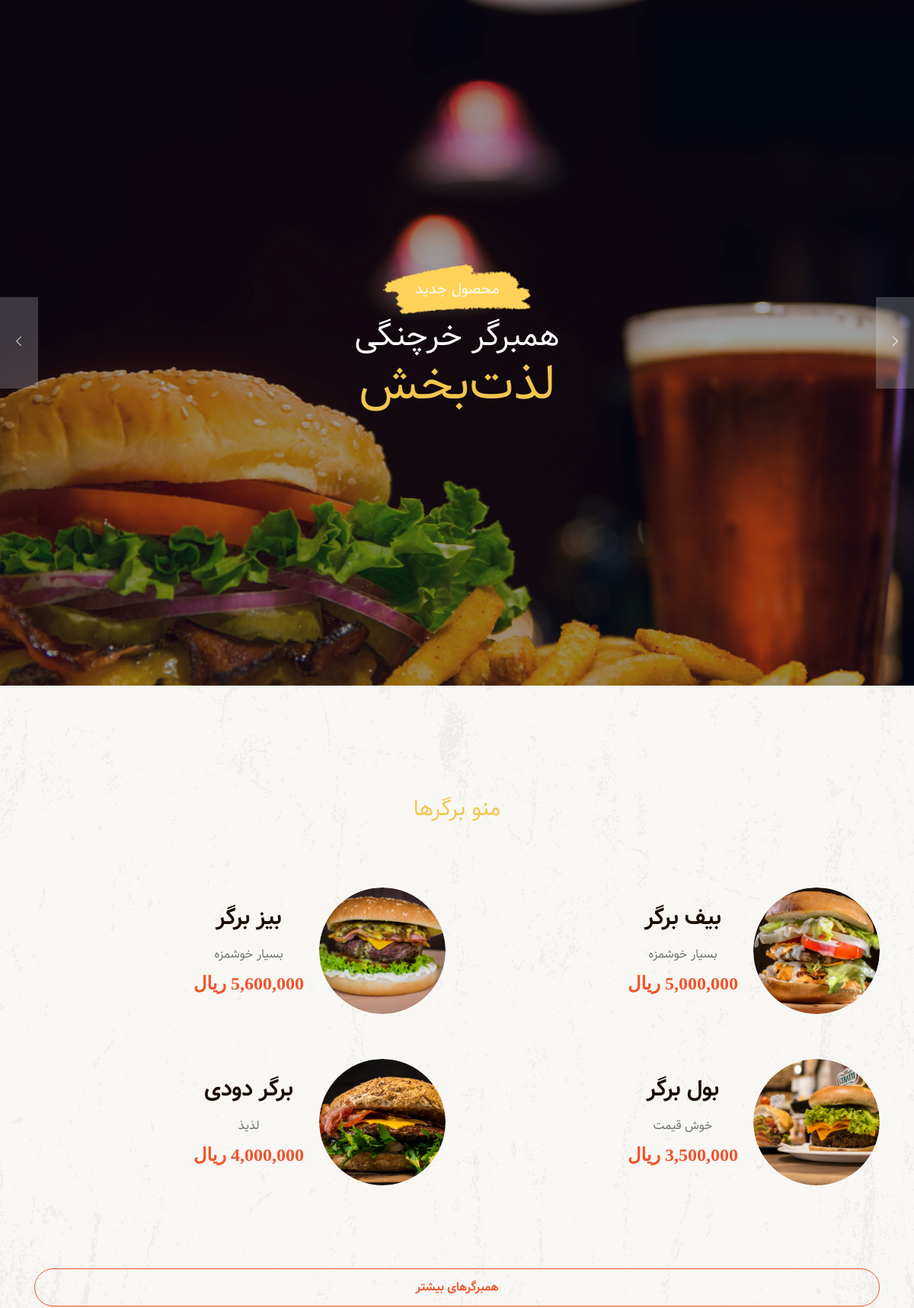
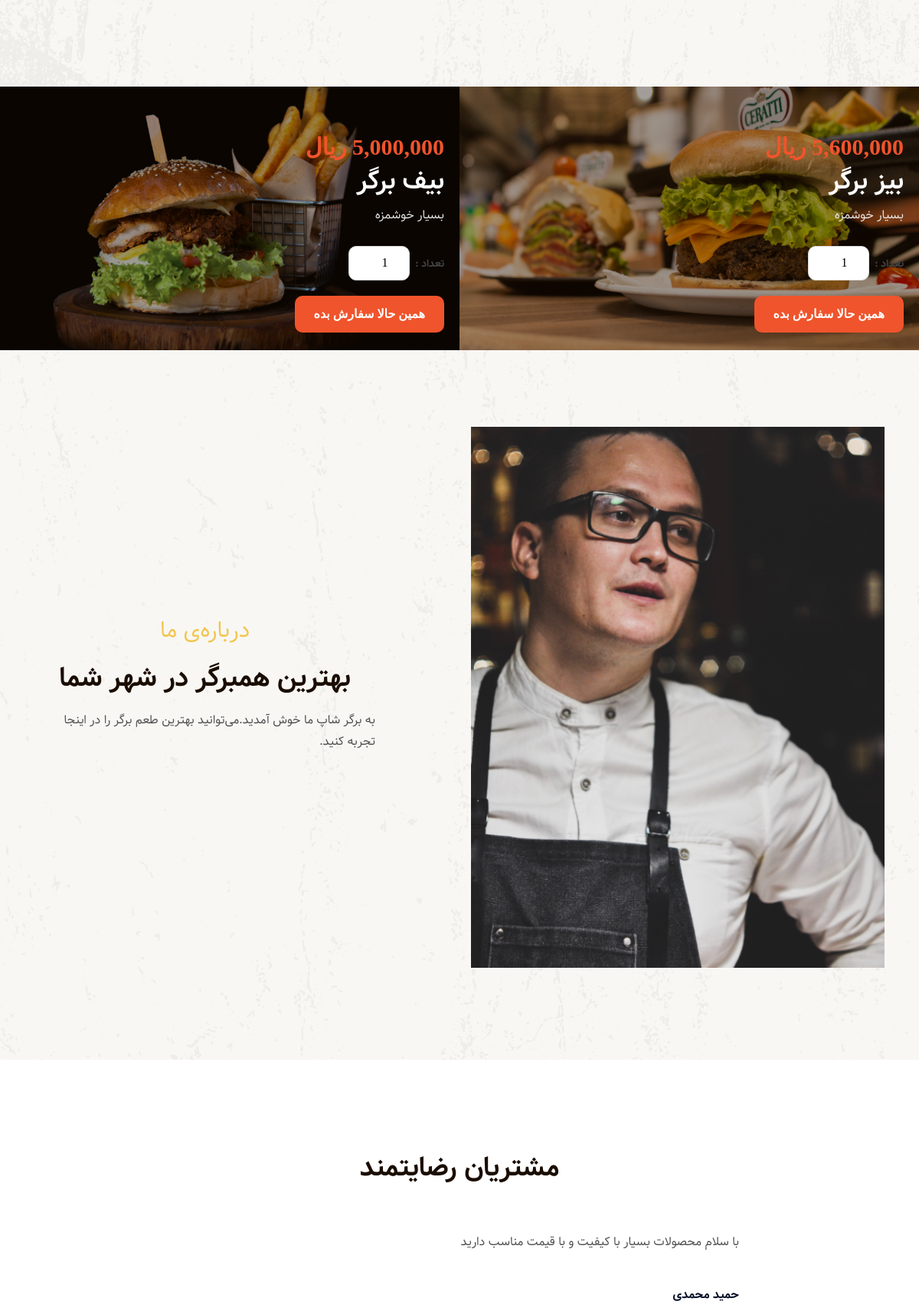
The page / (upper part) on the database its author committed (2 pictures, top to bottom).
### site_module/models.py (models this page shows, shortened)
class Slider(models.Model):
    title=models.CharField(max_length=100,verbose_name="عنوان اسلایدر")
    name=models.CharField(max_length=100,verbose_name="نام محصول")
    short_description=models.CharField(max_length=300,verbose_name="توضیحات کوتاه")
    image=models.ImageField(upload_to='images/sliders',verbose_name="تصویر اسلایدر")
    is_active=models.BooleanField(verbose_name="فعال/غیرفعال")
    class Meta:
        verbose_name="اسلایدر"
        verbose_name_plural="اسلایدر‌ها"

class SiteSetting(models.Model):
    logo=models.ImageField(upload_to="images/site_setting",verbose_name="لوگو سایت")
    url=models.URLField(verbose_name="نشانی سایت")
    phone=models.CharField(null=True,blank=True,verbose_name="شماره تماس")
    email=models.EmailField(null=True,blank=True,verbose_name="ایمیل")
    address=models.CharField(max_length=100,verbose_name='آدرس شعبه اصلی')
    introduction_text=models.CharField(null=True,blank=True,max_length=300,verbose_name="معرفی سایت")
    about_us_text=models.TextField(null=True,blank=True,verbose_name="متن درباره‌ی ما")
    intro_image=models.ImageField(null=True,upload_to='images/site_setting',verbose_name="تصویر معرفی سایت")
    copy_right=models.TextField(max_length=500,verbose_name="متن کپی‌رایت")
    is_main_setting=models.BooleanField(verbose_name="تنظیمات اصلی")
    class Meta:
        verbose_name="تنظیمات سایت"
        verbose_name_plural="تنظیمات"

### product_module/models.py (models this page shows, shortened)
class Burger(models.Model):
    name=models.CharField(max_length=100,verbose_name="نام محصول")
    price=models.IntegerField(verbose_name="قیمت محصول")
    image=models.ImageField(upload_to="images/products",verbose_name="تصویر محصول")
    short_description=models.CharField(max_length=300,null=True,verbose_name="توضیحات محصول")
    is_active=models.BooleanField(verbose_name='موجود/غیرموجود')
    is_popular=models.BooleanField(verbose_name="پرطرفدار")
    class Meta:
        verbose_name="محصول"
        verbose_name_plural="محصولات"

### home_module/models.py (models this page shows, shortened)
class Comment(models.Model):
    first_name=models.CharField(null=True,max_length=100,verbose_name='نام')
    last_name=models.CharField(null=True,max_length=100,verbose_name='نام خانوادگی')
    text=models.TextField(max_length=500,verbose_name="متن پیام")
    created_at=models.DateTimeField(auto_now_add=True,editable=False,verbose_name='تاریخ ایجاد')
    class Meta:
        verbose_name='نظر'
        verbose_name_plural='نظرات'
    def get_full_name(self):
        return f"{self.first_name or ''} {self.last_name or ''}".strip()

### home_module/views.py (the view, shortened to what this page needs)
# urls.py: path('',views.HomeView.as_view(),name='index_page'),
class HomeView(View):
    def get(self,request):
        product=Burger.objects.filter(is_active=True)[0:4]
        popular_product=Burger.objects.filter(is_active=True,is_popular=True)[0:2]
        site_setting=SiteSetting.objects.filter(is_main_setting=True).first()
        sliders=Slider.objects.filter(is_active=True)
        comment_form=CommentForm()
        comments=Comment.objects.filter().order_by('-created_at')
        context={
            'burgers':product,
            'popular_burgers':popular_product,
            'site_setting':site_setting,
            'sliders':sliders,
            'comment_form':comment_form,
            'comments':comments
        }
        return render(request,'home_module/index.html',context)

### home_module/forms.py
class CommentForm(forms.ModelForm):
    class Meta:
         model=Comment
         fields=['first_name','last_name','text']
         widgets = {
            'first_name': forms.TextInput(attrs={
                'class': 'form-control valid',
                'placeholder': 'نام'
            }),
            'last_name': forms.TextInput(attrs={
                'class': 'form-control valid',
                'placeholder': 'نام خانوادگی'
            }),
            'text': forms.Textarea(attrs={
                'class': 'form-control w-100',
                'placeholder': 'متن پیام',
                'rows': 9,
                'cols':30
            })
         }

### polls/templatetags/poll_extras.py (called while the page is built)
@register.filter(name='three_digits_currency')
def three_digits_currency(value:int):
    return '{:,}'.format(value)+' ریال'

### home_module/templates/home_module/index.html (shortened to what this page needs)
{% extends 'shared/layout.html' %}
{% load thumbnail %}
{% load poll_extras %}
{% load static %}
{% block content %}
<div class="slider_area">
    <div class="slider_active owl-carousel">
        {% for slider in sliders %}
        <div class="single_slider d-flex align-items-center slider_bg_{{ forloop.counter }} overlay"
            style="background-image: url('{{ slider.image.url }}');">
            <div class="container">
                <div class="row align-items-center justify-content-center">
                    <div class="col-xl-9 col-md-9 col-md-12">
                        <div class="slider_text text-center">
                            <div class="deal_text">
                                <span>{{ slider.title }}</span>
                            </div>
                            <h3>{{ slider.name }}</h3>
                            <h4>{{ slider.short_description }}</h4>
                        </div>
                    </div>
                </div>
            </div>
        </div>
        {% endfor %}
    </div>
</div>
<div class="best_burgers_area">
    <div class="container">
        <div class="row">
            <div class="col-lg-12">
                <div class="section_title text-center mb-80">
                    <span>منو برگرها</span>
                </div>
            </div>
        </div>
        <div class="row">
            {% for burger in burgers %}
            <div class="col-xl-6 col-md-6 col-lg-6 mb-4">
                <div class="single_delicious d-flex align-items-center">
                    <div class="thumb">
                        {% thumbnail burger.image '166x166' quality=95 crop='center' as im %}
                        <img src="{{im.url}}" alt="">
                        {% endthumbnail %}
                    </div>
                    <div class="info">
                        <h3>{{burger.name}}</h3>
                        {% if burger.short_description %}
                        <p>{{burger.short_description}}</p>
                        {% endif %}
                        <span>{{burger.price | three_digits_currency}}</span>
                    </div>
                </div>
            </div>
            {% endfor %}
        </div>
        <div class="row">
            <div class="col-lg-12">
                <div class="iteam_links">
                    <a class="boxed-btn5" href="{% url 'menu_page' %}">همبرگرهای بیشتر</a>
                </div>
            </div>
        </div>
    </div>
</div>
<div class="Burger_President_area">
    {% for burger in popular_burgers %}
    <div class="Burger_President_here">
        <div class="single_Burger_President">
            <div class="room_thumb">
                {% if forloop.counter0 == 0 %}
                <img src="{% static 'img/burger/1.png' %}" alt="">
                {% else %}
                <img src="{% static 'img/burger/2.png' %}" alt="">
                {% endif %}
                <div class="room_heading d-flex justify-content-between align-items-center">
                    <div class="room_heading_inner">
                        <span>{{burger.price | three_digits_currency}}</span>
                        <h3>{{burger.name}}</h3>
                        <p>{{burger.short_description}}</p>
                        <span class="product-buy-box">
                            <label for="productCount">تعداد :</label>
                            <input type="number" min="1" id="productCount" value="1" class="search_box">
                            <button onclick="addProductToOrder('{{ burger.id }}')" class="btn cart">همین حالا سفارش
                                بده</button>
                        </span>
                    </div>
                </div>
            </div>
        </div>
    </div>
    {% endfor %}
</div>
<div class="about_area">
    <div class="container">
        <div class="row align-items-center">
            <div class="col-xl-6 col-lg-6 col-md-6">
                <div class="about_thumb2">
                    <div class="img_1">
                        {% thumbnail site_setting.intro_image '558x730' quality=95 crop='center' as im %}
                        <img src="{{im.url}}" alt="">
                        {% endthumbnail %}
                    </div>
                </div>
            </div>
            <div class="col-xl-5 col-lg-5 offset-lg-1 col-md-6">
                <div class="about_info">
                    <div class="section_title mb-20px">
                        <span>درباره‌ی ما</span>
                        <h3>{{site_setting.introduction_text}}</h3>
                    </div>
                    <p>{{site_setting.about_us_text}}</p>
                </div>
            </div>
        </div>
    </div>
</div>
<div class="testimonial_area">
    <div class="container comments_box">
        {% if comments %}
        <div class="row">
            <div class="col-xl-12">
                <div class="section_title mb-60 text-center">
                    <h3>مشتریان رضایتمند</h3>
                </div>
            </div>
        </div>
        <div class="row">
            <div class="col-xl-12">
                <div class="testmonial_active owl-carousel">
                    {% for comment in comments %}
                    <div class="single_carousel">
                        <div class="row justify-content-center">
                            <div class="col-lg-8">
                                <div class="single_testmonial text-center">
                                    <p>{{ comment.text }}</p>
                                    <div class="testmonial_author">
                                        <h4>{{ comment.get_full_name }}</h4>
                                    </div>
                                </div>
                            </div>
                        </div>
                    </div>
                    {% endfor %}
                </div>
            </div>
        </div>
        {% endif %}
    </div>
</div>
{% endblock %}

### rows shown on the page
Slider: image (picture), title "محصول جدید", name "همبرگر خرچنگی", short_description "لذت‌بخش"
Burger: shows a picture, name "بیف برگر", short_description "بسیار خوشمزه", price|three_digits_currency "5,000,000 ریال"
Burger: shows a picture, name "بیز برگر", short_description "بسیار خوشمزه", price|three_digits_currency "5,600,000 ریال"
Burger: shows a picture, name "بول برگر", short_description "خوش قیمت", price|three_digits_currency "3,500,000 ریال"
Burger: shows a picture, name "برگر دودی", short_description "لذیذ", price|three_digits_currency "4,000,000 ریال"
SiteSetting: introduction_text "بهترین همبرگر در شهر شما", about_us_text "به برگر شاپ ما خوش آمدید.می‌توانید بهترین طعم برگر را در اینجا تجربه کنید."
Comment: text "با سلام محصولات بسیار با کیفیت و با قیمت مناسب دارید", get_full_name "حمید محمدی"
